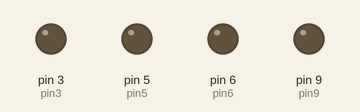
The program below on a simulated Arduino Uno, built with avr-gcc and run on an emulated ATmega328P. On the bench: output pins drawn as LEDs (lit = HIGH).

Above: at 0.05 s.
At 1.85 s:
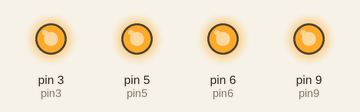
Timing chart, 0 to 4.3 s (numbered marks = the images above):
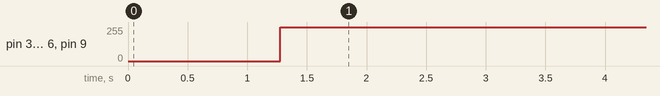

The program:

main.cpp
```cpp
#include <Arduino.h>

void doBreathing();
void doHeartbeat();
void beat();
void downBeat();
void doMoodLight();
void writeAll(int);

int pin3  = 3;
int pin5  = 5;
int pin6  = 6;
int pin9  = 9;

int speed = 5;


void setup() {
  pinMode(pin3, OUTPUT);
  pinMode(pin5, OUTPUT);
  pinMode(pin6, OUTPUT);
  pinMode(pin9, OUTPUT);
}

void loop() {


  doBreathing();
  doHeartbeat();
  doMoodLight();

}


/* Do  */
void doBreathing(){
  int numBreathing = 2;

  for(int j = 0; j < numBreathing; j++ ){
    for(int i = 0; i < 255; i++){
      writeAll(i);
      delay(speed);
    }

    delay(1000);
    for(int i = 255; i > 0; i--){
      writeAll(i);
      delay(speed);
    }
  }
}

/* Do x number of heart beats (x2) */
void doHeartbeat(){

  int numHeartbeats = 20;

  for(int i = 0; i < numHeartbeats; i++){
    beat();
    writeAll(0);
    delay(300);
    writeAll(255);
    downBeat();
    delay(300);
  }
}

void beat(){
  for(int j = 0; j <= 255; j = j + 2){
    writeAll(j);
    delay(speed);
  }
}

void downBeat(){
  for(int j = 255; j >= 0; j = j - 2){
    writeAll(j);
    delay(speed);
  }
}

void doMoodLight(){


}


void writeAll(int k){

  analogWrite(pin3,k);
  analogWrite(pin5,k);
  analogWrite(pin6,k);
  analogWrite(pin9,k);
}
```

Measured:
- by itself, pin 3 (pin3), pin 5 (pin5), pin 6 (pin6), pin 9 (pin9): repeats every 1.9 s: 0/255 0.94 s, 1/255 0.95 s
